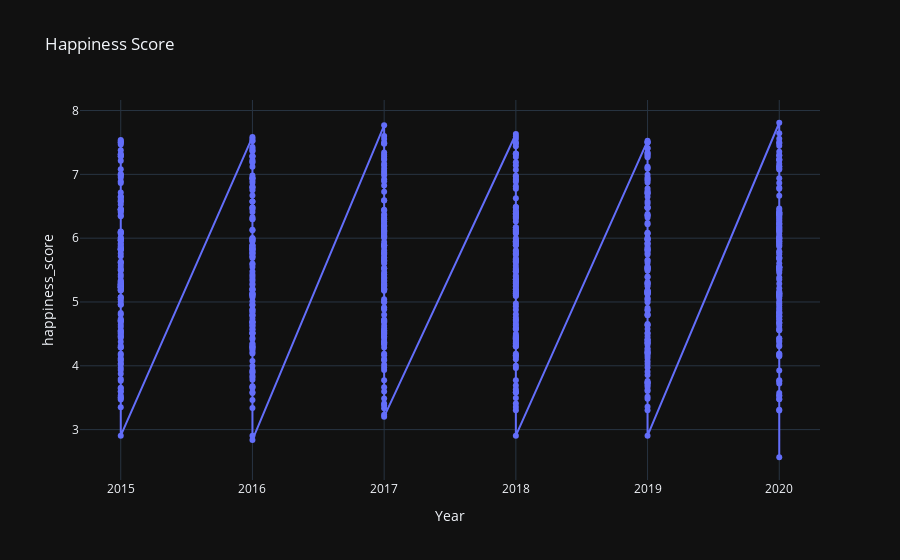

The notebook cell saved with this chart:
### Code cell
fig = px.line(
    df, 
    x = 'Year',
    y = 'happiness_score',
    title = "Happiness Score",
    template = 'plotly_dark',
    markers = True 
) 
fig.show()

### Figure 1 — Plotly figure (JSON) as saved in the notebook; plotly's stock layout.template omitted (floating-point values rounded to 4 significant figures; data arrays with more than 128 entries replaced by an {"elided": "..."} marker saying what was removed)
{"data": [{"hovertemplate": "Year=%{x}<br>happiness_score=%{y}<extra></extra>", "legendgroup": "", "line": {"color": "#636efa", "dash": "solid"}, "marker": {"symbol": "circle"}, "mode": "lines+markers", "name": "", "orientation": "v", "showlegend": false, "type": "scatter", "x": {"elided": "792 int values"}, "xaxis": "x", "y": {"elided": "792 float values"}, "yaxis": "y"}], "layout": {"legend": {"tracegroupgap": 0}, "title": {"text": "Happiness Score"}, "xaxis": {"anchor": "y", "domain": [0, 1], "title": {"text": "Year"}}, "yaxis": {"anchor": "x", "domain": [0, 1], "title": {"text": "happiness_score"}}}}
